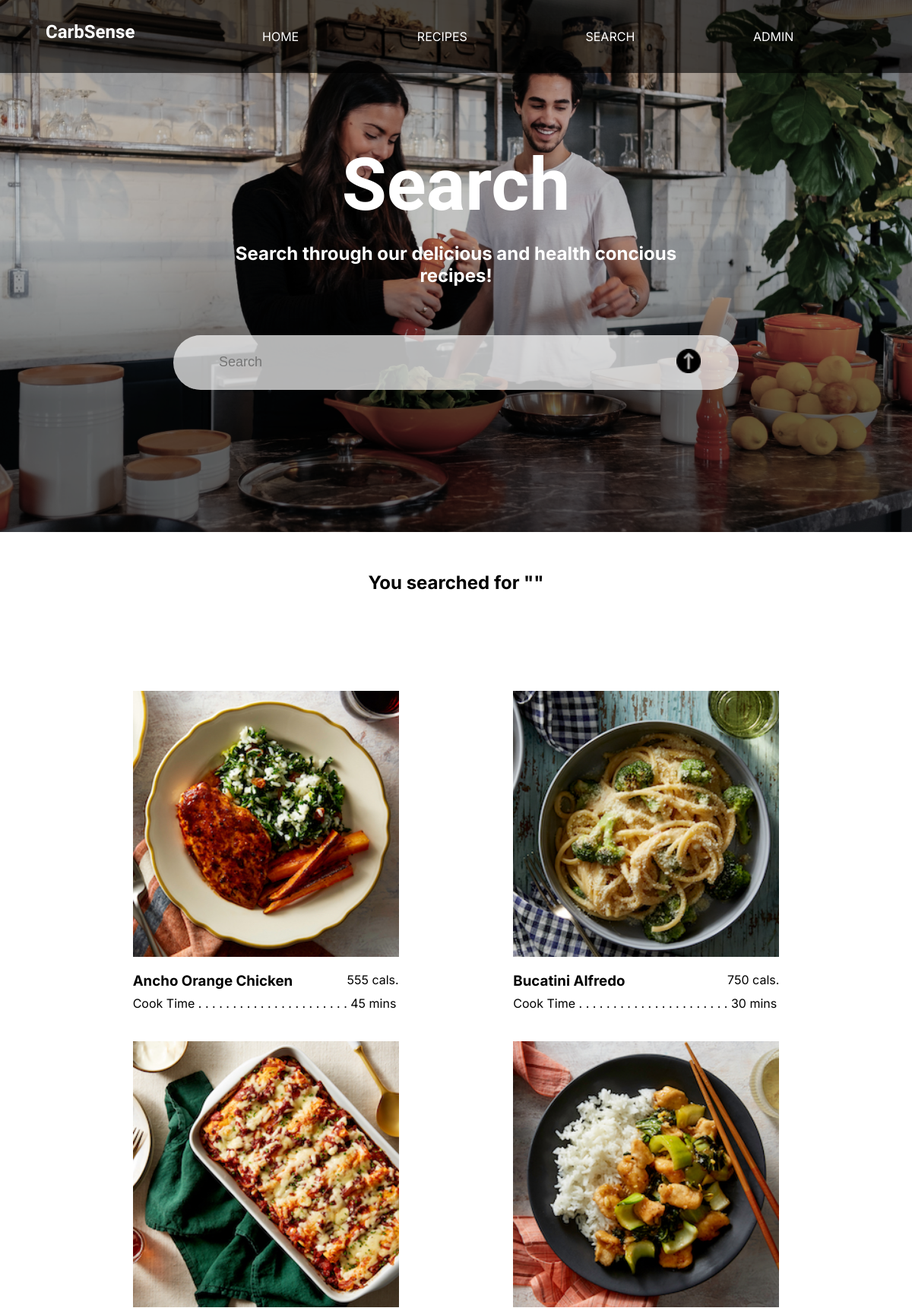
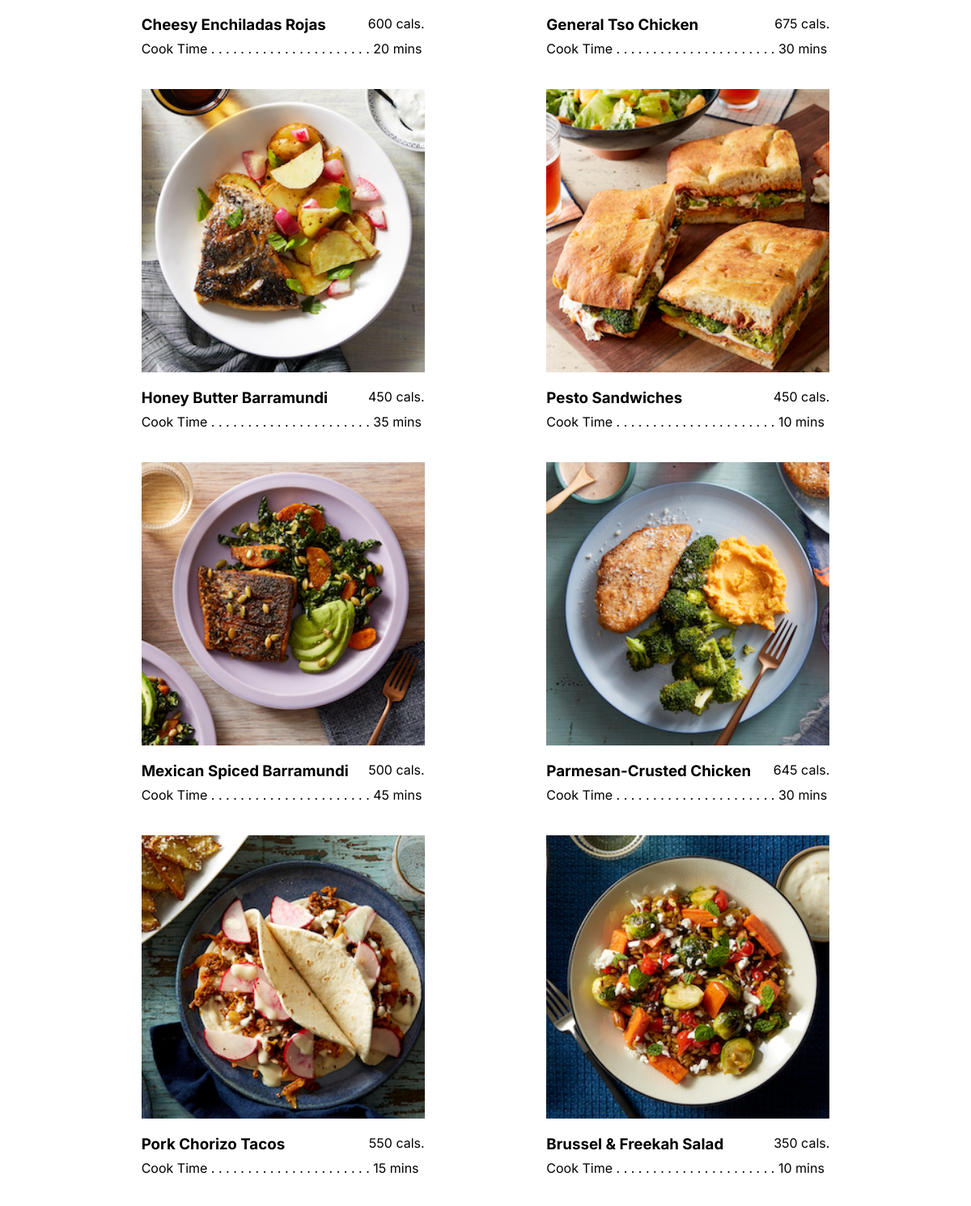
Page /admin/search/index.php (upper part) on the committed database (2 pictures, top to bottom).
### tables this page shows
CREATE TABLE `recipes` (
  `id` int(11) NOT NULL,
  `title` varchar(255) NOT NULL,
  `cal` int(11) NOT NULL,
  `cookTime` int(11) NOT NULL,
  `overview` longtext NOT NULL,
  `imagePath` varchar(250) NOT NULL,
  `ingredients` varchar(1000) NOT NULL,
  `steps` varchar(5000) NOT NULL
);

### .env.local.php (called while the page is built)
<?php
$APP_CONFIG = [
    'environment' => 'development',
    'site_name' => 'CarbSense',
    'site_url' => 'http://localhost:8888/final',
    'database_host' => 'localhost',
    'database_user' => 'root',
    'database_pass' => 'root',
    'database_name' => 'local_idm232',
];

### _includes/helper-functions.php (called while the page is built, shortened)
<?php
function site_url()
{
    global $APP_CONFIG;
    return $APP_CONFIG['site_url'];
}

### admin/search/index.php (the view, shortened to what this page needs)
<?php
include_once __DIR__ . '/../../app.php';
include_once __DIR__ . '/../../_components/header.php';
if (isset($_GET['search'])) {
    $search = $_GET['search'];
} else {
    $search = '';
}
$query = 'SELECT *';
$query .= ' FROM recipes';
$query .= " WHERE title LIKE '%{$search}%'";
$query .= " OR cal LIKE '%{$search}%'";
$query .= " OR cookTime LIKE '%{$search}%'";
$query .= " OR overview LIKE '%{$search}%'";
$results = mysqli_query($db_connection, $query);
if ($results->num_rows > 0) {
    $recipe_results = true;
} else {
    $recipe_results = false;
}
?>
    <div class="search">
        <form class="search-form" action="<?php echo site_url(); ?>/admin/search" method="GET">
          <input class="search-field" type="text" name="search" id="search" placeholder="Search" value="<?php echo $search; ?>">
          <button class="search-button" type="submit"><img class="search-img" src="<?php echo site_url(); ?>/dist/images/submit.png" alt=""></button>
        </form>
    </div>
        </header>
        <div class="search-text">
            <h2>You searched for "<?php echo $search; ?>"</h2>
        </div>
<div class='recipe-container'>
    <div class='recipe-row'>
    <?php
    $site_url = site_url();
      if ($recipe_results) {
          while ($recipe_results = mysqli_fetch_assoc($results)) {
            echo "
                  <div class='recipe'>
                  <a href='../../details.php?id={$recipe_results['id']}'><img class='table-img' src='{$site_url}{$recipe_results['imagePath']}' alt=''></a>
                      <div class='top-line'>
                          <h3>{$recipe_results['title']}</h3>
                          <p>{$recipe_results['cal']} cals.</p>
                      </div>
                      <p>Cook Time . . . . . . . . . . . . . . . . . . . . . . {$recipe_results['cookTime']} mins</p>
                  </div>
            ";
          }
      }
    ?>
    </div>
</div>
<?php include_once __DIR__ . '/../../_components/footer.php';
?>

### rows in the picture
recipes: imagePath (picture), title "Ancho Orange Chicken", cal "555", cookTime "45"
recipes: imagePath (picture), title "Bucatini Alfredo", cal "750", cookTime "30"
recipes: imagePath (picture), title "Cheesy Enchiladas Rojas", cal "600", cookTime "20"
recipes: imagePath (picture), title "General Tso Chicken", cal "675", cookTime "30"
recipes: imagePath (picture), title "Honey Butter Barramundi", cal "450", cookTime "35"
recipes: imagePath (picture), title "Pesto Sandwiches", cal "450", cookTime "10"
recipes: imagePath (picture), title "Mexican Spiced Barramundi", cal "500", cookTime "45"
recipes: imagePath (picture), title "Parmesan-Crusted Chicken", cal "645", cookTime "30"
recipes: imagePath (picture), title "Pork Chorizo Tacos", cal "550", cookTime "15"
recipes: imagePath (picture), title "Brussel & Freekah Salad", cal "350", cookTime "10"

### other values in the picture
$header "Search"
$headerText "Search through our delicious and health concious recipes!"
